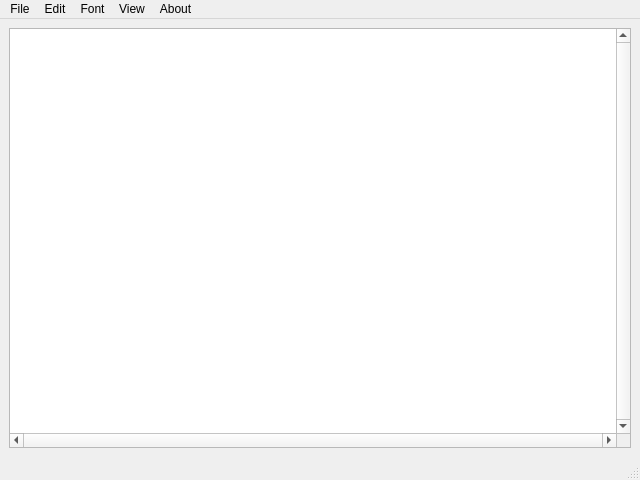
<?xml version="1.0" encoding="UTF-8"?>
<ui version="4.0">
 <class>MainWindow</class>
 <widget class="QMainWindow" name="MainWindow">
  <property name="geometry">
   <rect>
    <x>0</x>
    <y>0</y>
    <width>640</width>
    <height>480</height>
   </rect>
  </property>
  <property name="windowTitle">
   <string>TextEditor</string>
  </property>
  <widget class="QWidget" name="centralwidget">
   <layout class="QVBoxLayout" name="verticalLayout">
    <item>
     <widget class="QTextEdit" name="textEdit">
      <property name="font">
       <font>
        <pointsize>14</pointsize>
        <stylestrategy>PreferAntialias</stylestrategy>
       </font>
      </property>
      <property name="cursor" stdset="0">
       <cursorShape>ArrowCursor</cursorShape>
      </property>
      <property name="lineWidth">
       <number>0</number>
      </property>
      <property name="verticalScrollBarPolicy">
       <enum>Qt::ScrollBarAlwaysOn</enum>
      </property>
      <property name="horizontalScrollBarPolicy">
       <enum>Qt::ScrollBarAlwaysOn</enum>
      </property>
      <property name="sizeAdjustPolicy">
       <enum>QAbstractScrollArea::AdjustToContents</enum>
      </property>
      <property name="autoFormatting">
       <set>QTextEdit::AutoAll</set>
      </property>
      <property name="lineWrapMode">
       <enum>QTextEdit::NoWrap</enum>
      </property>
     </widget>
    </item>
   </layout>
  </widget>
  <widget class="QMenuBar" name="menubar">
   <property name="geometry">
    <rect>
     <x>0</x>
     <y>0</y>
     <width>640</width>
     <height>21</height>
    </rect>
   </property>
   <widget class="QMenu" name="menuFIle">
    <property name="title">
     <string>File</string>
    </property>
    <addaction name="actionNew"/>
    <addaction name="actionOPen"/>
    <addaction name="actionSave"/>
    <addaction name="actionSave_as"/>
    <addaction name="separator"/>
    <addaction name="actionExit"/>
   </widget>
   <widget class="QMenu" name="menuEdit">
    <property name="title">
     <string>Edit</string>
    </property>
    <addaction name="actionFind"/>
    <addaction name="actionFind_next"/>
   </widget>
   <widget class="QMenu" name="menuFont">
    <property name="title">
     <string>Font</string>
    </property>
    <addaction name="actionChange_font"/>
   </widget>
   <widget class="QMenu" name="menuView">
    <property name="title">
     <string>View</string>
    </property>
    <addaction name="actionZoom"/>
    <addaction name="actionZoom_0"/>
    <addaction name="separator"/>
    <addaction name="actionStatus_bar"/>
   </widget>
   <widget class="QMenu" name="menuAbout">
    <property name="title">
     <string>About</string>
    </property>
    <addaction name="actionHelp"/>
    <addaction name="actionAbout_software"/>
   </widget>
   <addaction name="menuFIle"/>
   <addaction name="menuEdit"/>
   <addaction name="menuFont"/>
   <addaction name="menuView"/>
   <addaction name="menuAbout"/>
  </widget>
  <widget class="QStatusBar" name="statusbar">
   <property name="font">
    <font>
     <family>Arial</family>
     <pointsize>11</pointsize>
    </font>
   </property>
   <property name="contextMenuPolicy">
    <enum>Qt::NoContextMenu</enum>
   </property>
  </widget>
  <action name="actionNew">
   <property name="text">
    <string>New</string>
   </property>
   <property name="shortcut">
    <string>Ctrl+N</string>
   </property>
  </action>
  <action name="actionNew_window">
   <property name="text">
    <string>New window</string>
   </property>
   <property name="shortcut">
    <string>Ctrl+Shift+N</string>
   </property>
  </action>
  <action name="actionOPen">
   <property name="text">
    <string>Open</string>
   </property>
   <property name="shortcut">
    <string>Ctrl+O</string>
   </property>
  </action>
  <action name="actionSave">
   <property name="text">
    <string>Save</string>
   </property>
   <property name="shortcut">
    <string>Ctrl+S</string>
   </property>
  </action>
  <action name="actionSave_as">
   <property name="text">
    <string>Save as...</string>
   </property>
   <property name="shortcut">
    <string>Ctrl+Shift+S</string>
   </property>
  </action>
  <action name="actionExit">
   <property name="text">
    <string>Exit</string>
   </property>
   <property name="shortcut">
    <string>Ctrl+Q</string>
   </property>
  </action>
  <action name="actionUndo">
   <property name="text">
    <string>Undo</string>
   </property>
  </action>
  <action name="actionCopy">
   <property name="text">
    <string>Copy</string>
   </property>
  </action>
  <action name="actionCut">
   <property name="text">
    <string>Cut</string>
   </property>
  </action>
  <action name="actionDelete">
   <property name="text">
    <string>Delete</string>
   </property>
  </action>
  <action name="actionFind">
   <property name="text">
    <string>Find</string>
   </property>
   <property name="shortcut">
    <string>Ctrl+F</string>
   </property>
  </action>
  <action name="actionFind_next">
   <property name="text">
    <string>Find next</string>
   </property>
   <property name="shortcut">
    <string>F3</string>
   </property>
  </action>
  <action name="actionSelect_all">
   <property name="text">
    <string>Select all</string>
   </property>
  </action>
  <action name="actionZoom">
   <property name="text">
    <string>Zoom +</string>
   </property>
   <property name="shortcut">
    <string>Ctrl++</string>
   </property>
  </action>
  <action name="actionZoom_0">
   <property name="text">
    <string>Zoom -</string>
   </property>
   <property name="shortcut">
    <string>Ctrl+-</string>
   </property>
  </action>
  <action name="actionStatus_bar">
   <property name="text">
    <string>Status bar</string>
   </property>
  </action>
  <action name="actionHelp">
   <property name="text">
    <string>Help</string>
   </property>
   <property name="shortcut">
    <string>Ctrl+Shift+H</string>
   </property>
  </action>
  <action name="actionAbout_software">
   <property name="text">
    <string>About software</string>
   </property>
   <property name="shortcut">
    <string>Ctrl+Shift+A</string>
   </property>
  </action>
  <action name="actionChange_font">
   <property name="text">
    <string>Change font</string>
   </property>
   <property name="shortcut">
    <string>Ctrl+Shift+F</string>
   </property>
  </action>
 </widget>
 <resources/>
 <connections/>
</ui>
